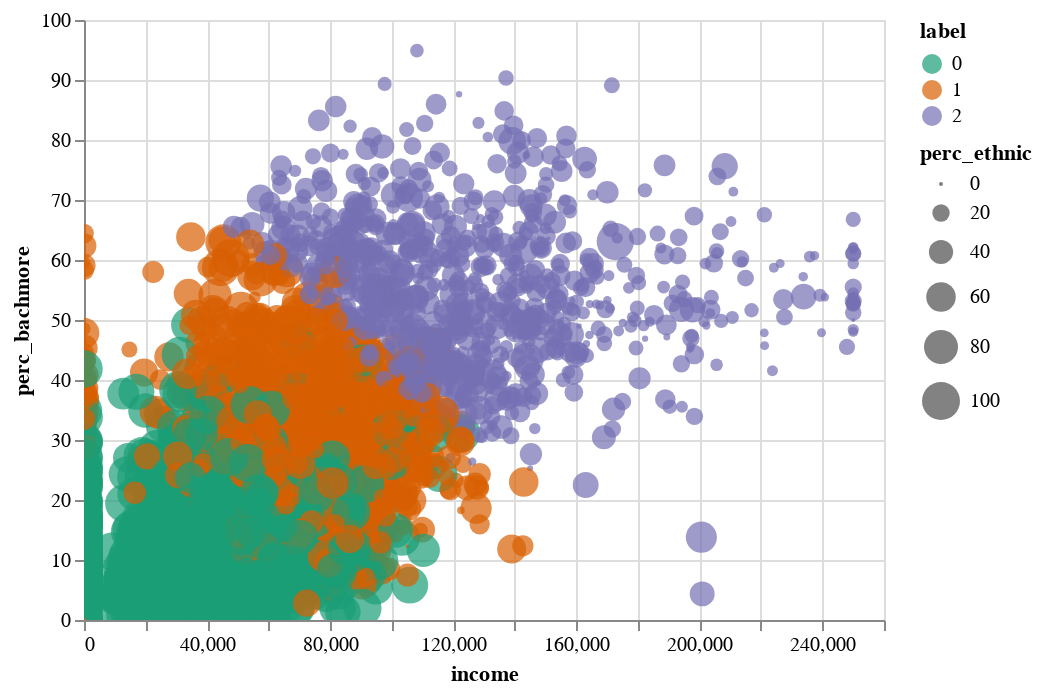

Express this chart as Vega-Lite.
### Vega-Lite specification from a JSON file in a GitHub repository (floating-point values rounded to 4 significant figures; data arrays with more than 128 entries replaced by an {"elided": "..."} marker saying what was removed)
{"config": {"view": {"continuousWidth": 400, "continuousHeight": 300}}, "data": {"name": "data-24e2c653a99f4218f78f2d57f5418d15"}, "mark": "circle", "encoding": {"color": {"type": "nominal", "field": "label", "scale": {"scheme": "dark2"}}, "size": {"type": "quantitative", "field": "perc_ethnic"}, "tooltip": [{"type": "quantitative", "field": "perc_ethnic"}, {"type": "quantitative", "field": "perc_bachmore"}, {"type": "quantitative", "field": "income"}, {"type": "nominal", "field": "state"}, {"type": "nominal", "field": "county"}, {"type": "nominal", "field": "tract"}, {"type": "nominal", "field": "block group"}, {"type": "quantitative", "field": "label"}], "x": {"type": "quantitative", "field": "income", "scale": {"zero": false}}, "y": {"type": "quantitative", "field": "perc_bachmore", "scale": {"zero": false}}}, "selection": {"selector005": {"type": "interval", "bind": "scales", "encodings": ["x", "y"]}}, "$schema": "https://vega.github.io/schema/vega-lite/v4.8.1.json", "datasets": {"data-24e2c653a99f4218f78f2d57f5418d15": {"elided": "3993 records"}}}
